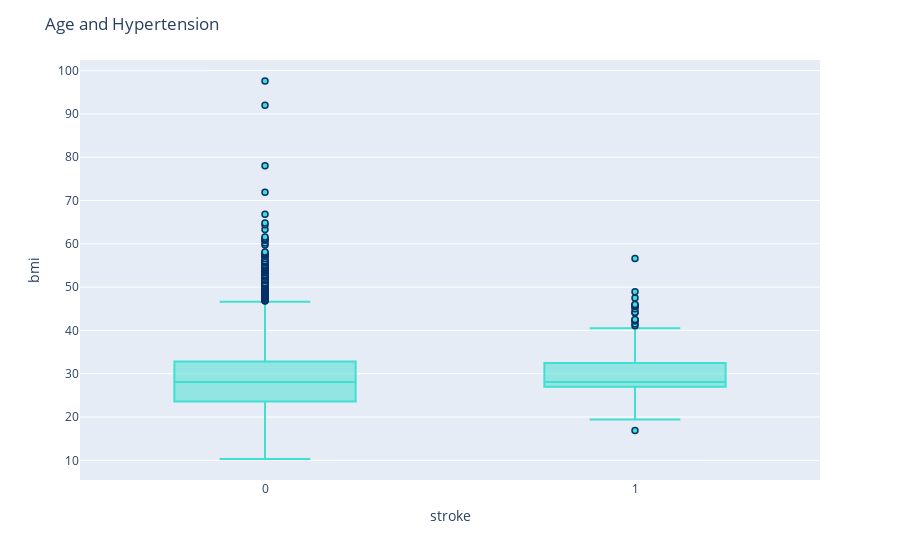

Notebook source saved alongside this figure:
### Markdown cell above
fig = px.box(df, x='stroke', y='age')
fig.update_traces(marker_color="turquoise",marker_line_color='rgb(8,48,107)',
                  marker_line_width=1.5)
fig.update_layout(title_text='Age and Hypertension')
fig.show()

### Code cell
fig = px.box(df, x='stroke', y='bmi')
fig.update_traces(marker_color="turquoise",marker_line_color='rgb(8,48,107)',
                  marker_line_width=1.5)
fig.update_layout(title_text='Age and Hypertension')
fig.show()

### Figure 1 — Plotly figure (JSON) as saved in the notebook; plotly's stock layout.template omitted (floating-point values rounded to 4 significant figures; data arrays with more than 128 entries replaced by an {"elided": "..."} marker saying what was removed)
{"data": [{"alignmentgroup": "True", "hovertemplate": "stroke=%{x}<br>bmi=%{y}<extra></extra>", "legendgroup": "", "marker": {"color": "turquoise", "line": {"color": "rgb(8,48,107)", "width": 1.5}}, "name": "", "notched": false, "offsetgroup": "", "orientation": "v", "showlegend": false, "type": "box", "x": {"elided": "5110 int values"}, "x0": " ", "xaxis": "x", "y": {"elided": "5110 float values"}, "y0": " ", "yaxis": "y"}], "layout": {"boxmode": "group", "legend": {"tracegroupgap": 0}, "margin": {"t": 60}, "title": {"text": "Age and Hypertension"}, "xaxis": {"anchor": "y", "domain": [0, 1], "title": {"text": "stroke"}}, "yaxis": {"anchor": "x", "domain": [0, 1], "title": {"text": "bmi"}}}}
